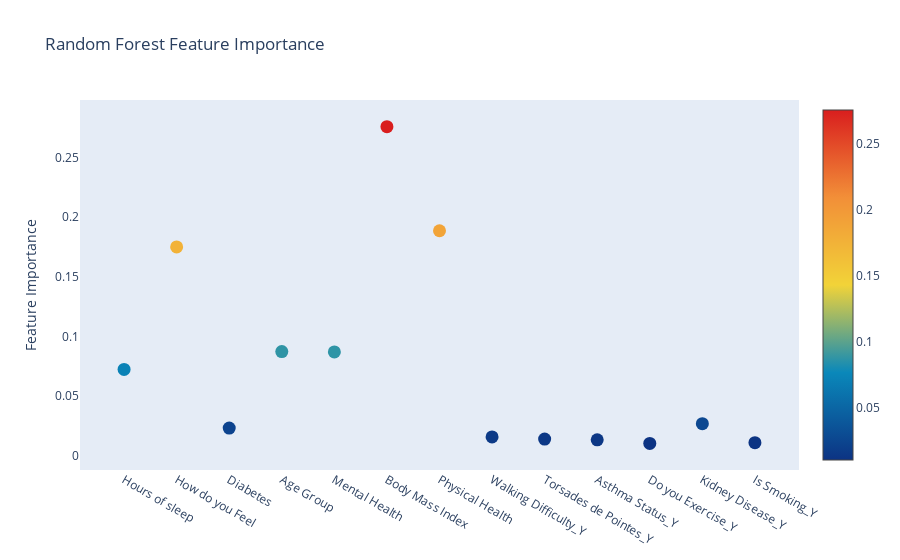

The code cell stored with this chart in its notebook:
### Markdown cell above
The performance evaluation of our Random Forest model shows a significant disparity between training and test performance, which is indicative of overfitting. During the training phase, the model showed excellent performance with a Mean Squared Error (MSE) of only 0.104 and a Mean Absolute Error (MAE) of 0.175, coupled with a high R-squared value of 0.896. These figures suggest that the model was able to closely match the trends in the training data. However, this success did not translate to the test data set, where the model's predictive accuracy dropped significantly resulting in an increased MSE of 0.671 and a higher MAE of 0.454, while the R-squared value dropped dramatically to 0.329.

Comparing these results with those obtained before hyperparameter tuning in our Decision Tree model, we observe a similar trend of overfitting, but with some differences. If we look at the results of the Decision Tree you can clearly see an lower MSE and MAE, along with an higher R-squared, indicating an even more pronounced overfitting than the Random Forest. Its performance on the test set, with an MSE of 1.204, an MAE of 0.514, and a negative R-squared of -0.203, was significantly worse compared to the test results of the Random Forest. This suggests that while both models experienced overfitting, the Random Forest, with its ensemble approach, was somewhat more resilient to it than the Decision Tree as we expected, although it still requires hyperparameter tuning to improve its predictive accuracy on new data.

### Code cell
import plotly.offline as py
import plotly.graph_objs as go


# Scatter plot 
trace = go.Scatter(
    y = rf_reg.feature_importances_,
    x = medcenter_df.columns.values,
    mode = 'markers',
    marker = dict(
        sizemode = 'diameter',
        sizeref = 1,
        size = 13,
        #size= rf.feature_importances_,
        #color = np.random.randn(500), #set color equal to a variable
        color = rf_reg.feature_importances_,
        colorscale = 'Portland',
        showscale = True
    ),
    text = medcenter_df.columns.values
)
data = [trace]

layout = go.Layout(
    autosize = True,
    title = 'Random Forest Feature Importance',
    hovermode = 'closest',
    xaxis = dict(
        ticklen = 5,
        showgrid = False,
        zeroline = False,
        showline = False
    ),
    yaxis = dict(
        title = 'Feature Importance',
        showgrid = False,
        zeroline = False,
        ticklen = 5,
        gridwidth = 2
    ),
    showlegend = False
)
fig = go.Figure(data = data, layout = layout)
py.iplot(fig, filename = 'scatter_rfclf_01')

### Figure 1 — Plotly figure (JSON) as saved in the notebook; plotly's stock layout.template omitted (floating-point values rounded to 4 significant figures)
{"data": [{"marker": {"color": [0.07228, 0.175, 0.02313, 0.08727, 0.08699, 0.276, 0.1886, 0.01567, 0.01389, 0.01327, 0.01025, 0.02681, 0.01083], "colorscale": [[0, "rgb(12,51,131)"], [0.25, "rgb(10,136,186)"], [0.5, "rgb(242,211,56)"], [0.75, "rgb(242,143,56)"], [1, "rgb(217,30,30)"]], "showscale": true, "size": 13, "sizemode": "diameter", "sizeref": 1}, "mode": "markers", "text": ["Hours of sleep", "How do you Feel", "Diabetes", "Age Group", "Mental Health", "Body Mass Index", "Physical Health", "Walking Difficulty_Y", "Torsades de Pointes_Y", "Asthma Status_Y", "Do you Exercise_Y", "Kidney Disease_Y", "Is Smoking_Y", "History of Stroke_Y"], "type": "scatter", "x": ["Hours of sleep", "How do you Feel", "Diabetes", "Age Group", "Mental Health", "Body Mass Index", "Physical Health", "Walking Difficulty_Y", "Torsades de Pointes_Y", "Asthma Status_Y", "Do you Exercise_Y", "Kidney Disease_Y", "Is Smoking_Y", "History of Stroke_Y"], "y": [0.07228, 0.175, 0.02313, 0.08727, 0.08699, 0.276, 0.1886, 0.01567, 0.01389, 0.01327, 0.01025, 0.02681, 0.01083]}], "layout": {"autosize": true, "hovermode": "closest", "showlegend": false, "title": {"text": "Random Forest Feature Importance"}, "xaxis": {"showgrid": false, "showline": false, "ticklen": 5, "zeroline": false}, "yaxis": {"gridwidth": 2, "showgrid": false, "ticklen": 5, "title": {"text": "Feature Importance"}, "zeroline": false}}}
